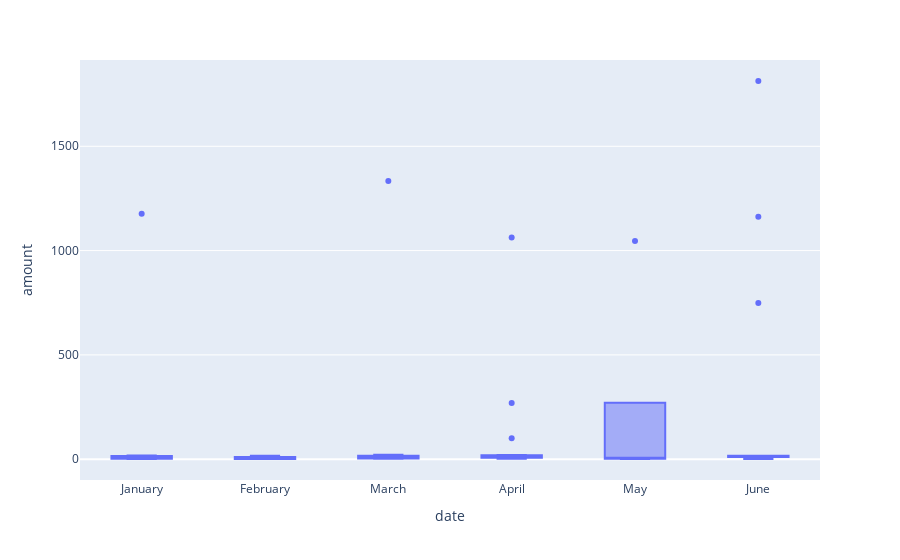

Notebook cell for this chart:
### Code cell
# creating the six box plots using plotly express
px.box(cardholder_25, x='date', y='amount')

### Figure 1 — Plotly figure (JSON) as saved in the notebook; plotly's stock layout.template omitted (floating-point values rounded to 4 significant figures)
{"data": [{"alignmentgroup": "True", "hoverlabel": {"namelength": 0}, "hovertemplate": "date=%{x}<br>amount=%{y}", "legendgroup": "", "marker": {"color": "#636efa"}, "name": "", "notched": false, "offsetgroup": "", "orientation": "v", "showlegend": false, "type": "box", "x": ["January", "January", "January", "January", "January", "January", "January", "January", "January", "January", "February", "February", "February", "February", "February", "February", "February", "February", "February", "February", "March", "March", "March", "March", "March", "March", "March", "March", "March", "March", "March", "March", "March", "April", "April", "April", "April", "April", "April", "April", "April", "April", "April", "April", "April", "April", "April", "April", "April", "May", "May", "May", "May", "May", "June", "June", "June", "June", "June", "June", "June", "June", "June", "June", "June", "June", "June", "June"], "x0": " ", "xaxis": "x", "y": [1.46, 10.74, 2.93, 1.39, 17.84, 1.65, 15.86, 2.22, 1177, 2.75, 10.75, 10.81, 5.97, 3.69, 16.7, 1.26, 2.63, 11.01, 0.91, 1.18, 12.42, 16.58, 1334, 2.88, 2.04, 13.57, 10.1, 1.65, 3.08, 4.2, 2.56, 18.28, 21.04, 100, 2.62, 7.08, 17.15, 1063, 10.15, 10.06, 269, 10.24, 7.39, 6.01, 20.03, 2.79, 10.02, 15.66, 16.5, 1.1, 1046, 12.15, 2.27, 5.97, 1162, 749, 10.69, 11.88, 1.03, 10.15, 11.01, 16.29, 15.98, 1813, 16.61, 11.53, 5.24, 2.27], "y0": " ", "yaxis": "y"}], "layout": {"autosize": true, "boxmode": "group", "legend": {"tracegroupgap": 0}, "margin": {"t": 60}, "xaxis": {"anchor": "y", "autorange": true, "domain": [0, 1], "range": [-0.5, 5.5], "title": {"text": "date"}, "type": "category"}, "yaxis": {"anchor": "x", "autorange": true, "domain": [0, 1], "range": [-99.76, 1914.0], "title": {"text": "amount"}, "type": "linear"}}}
